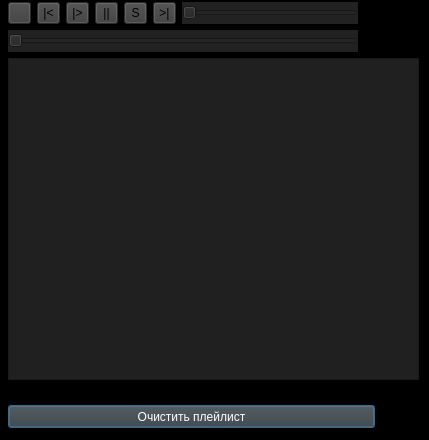
<?xml version="1.0" encoding="UTF-8"?>
<ui version="4.0">
 <class>widget</class>
 <widget class="QDialog" name="widget">
  <property name="geometry">
   <rect>
    <x>0</x>
    <y>0</y>
    <width>429</width>
    <height>440</height>
   </rect>
  </property>
  <property name="windowTitle">
   <string>Dialog</string>
  </property>
  <property name="styleSheet">
   <string notr="true">background-color: rgb(0, 0, 0);</string>
  </property>
  <widget class="QLabel" name="currentTrack">
   <property name="geometry">
    <rect>
     <x>372</x>
     <y>4</y>
     <width>5</width>
     <height>22</height>
    </rect>
   </property>
   <property name="text">
    <string/>
   </property>
  </widget>
  <widget class="QSlider" name="sl_volume">
   <property name="geometry">
    <rect>
     <x>182</x>
     <y>2</y>
     <width>176</width>
     <height>22</height>
    </rect>
   </property>
   <property name="autoFillBackground">
    <bool>false</bool>
   </property>
   <property name="styleSheet">
    <string notr="true">QSlider{
	selection-background-color: rgb(62, 62, 62);
	selection-color: rgb(31, 31, 31);
	gridline-color: rgb(38, 38, 38);
background-color: rgb(34, 34, 34);
	
}
</string>
   </property>
   <property name="orientation">
    <enum>Qt::Horizontal</enum>
   </property>
  </widget>
  <widget class="QSlider" name="h_slider">
   <property name="geometry">
    <rect>
     <x>8</x>
     <y>30</y>
     <width>350</width>
     <height>22</height>
    </rect>
   </property>
   <property name="styleSheet">
    <string notr="true">QSlider{
background-color: rgb(34, 34, 34);

}
</string>
   </property>
   <property name="orientation">
    <enum>Qt::Horizontal</enum>
   </property>
  </widget>
  <widget class="QToolButton" name="btn_previous">
   <property name="geometry">
    <rect>
     <x>37</x>
     <y>2</y>
     <width>23</width>
     <height>22</height>
    </rect>
   </property>
   <property name="styleSheet">
    <string notr="true">QToolButton{
	background-color: rgb(60, 60, 60);

}
</string>
   </property>
   <property name="text">
    <string>|&lt;</string>
   </property>
   <property name="icon">
    <iconset resource="K:/Новая папка/визуалка/pllayer/resourses.qrc">
     <normaloff>:/img/t.png</normaloff>:/img/t.png</iconset>
   </property>
  </widget>
  <widget class="QPushButton" name="pushButton">
   <property name="geometry">
    <rect>
     <x>8</x>
     <y>405</y>
     <width>367</width>
     <height>23</height>
    </rect>
   </property>
   <property name="styleSheet">
    <string notr="true">QPushButton{
	color: rgb(255, 255, 255);
	background-color: rgb(60, 60, 60);

}</string>
   </property>
   <property name="text">
    <string>Очистить плейлист</string>
   </property>
  </widget>
  <widget class="QToolButton" name="btn_stop">
   <property name="geometry">
    <rect>
     <x>124</x>
     <y>2</y>
     <width>23</width>
     <height>22</height>
    </rect>
   </property>
   <property name="styleSheet">
    <string notr="true">QToolButton{
	background-color: rgb(60, 60, 60);

}
</string>
   </property>
   <property name="text">
    <string>S</string>
   </property>
   <property name="icon">
    <iconset resource="K:/Новая папка/визуалка/pllayer/resourses.qrc">
     <normaloff>:/img/st.png</normaloff>:/img/st.png</iconset>
   </property>
  </widget>
  <widget class="QToolButton" name="btn_add">
   <property name="geometry">
    <rect>
     <x>8</x>
     <y>2</y>
     <width>23</width>
     <height>22</height>
    </rect>
   </property>
   <property name="styleSheet">
    <string notr="true">QToolButton{
	background-color: rgb(60, 60, 60);

}</string>
   </property>
   <property name="text">
    <string/>
   </property>
   <property name="icon">
    <iconset resource="K:/Новая папка/визуалка/pllayer/resourses.qrc">
     <normaloff>:/img/g+.png</normaloff>:/img/g+.png</iconset>
   </property>
   <property name="iconSize">
    <size>
     <width>16</width>
     <height>16</height>
    </size>
   </property>
  </widget>
  <widget class="QLabel" name="currentTrack_2">
   <property name="geometry">
    <rect>
     <x>8</x>
     <y>386</y>
     <width>356</width>
     <height>13</height>
    </rect>
   </property>
   <property name="styleSheet">
    <string notr="true">QLabel{
	color: rgb(255, 255, 255);
}</string>
   </property>
   <property name="text">
    <string/>
   </property>
  </widget>
  <widget class="QToolButton" name="btn_next">
   <property name="geometry">
    <rect>
     <x>153</x>
     <y>2</y>
     <width>23</width>
     <height>22</height>
    </rect>
   </property>
   <property name="styleSheet">
    <string notr="true">QToolButton{
	background-color: rgb(60, 60, 60);

}</string>
   </property>
   <property name="text">
    <string>&gt;|</string>
   </property>
   <property name="icon">
    <iconset resource="K:/Новая папка/визуалка/pllayer/resourses.qrc">
     <normaloff>:/img/gt.png</normaloff>:/img/gt.png</iconset>
   </property>
  </widget>
  <widget class="QLabel" name="l_volume">
   <property name="geometry">
    <rect>
     <x>370</x>
     <y>2</y>
     <width>51</width>
     <height>22</height>
    </rect>
   </property>
   <property name="styleSheet">
    <string notr="true">QLabel{
	color: rgb(255, 255, 255);

}</string>
   </property>
   <property name="text">
    <string/>
   </property>
  </widget>
  <widget class="QTableView" name="playlistView">
   <property name="geometry">
    <rect>
     <x>8</x>
     <y>58</y>
     <width>411</width>
     <height>322</height>
    </rect>
   </property>
   <property name="styleSheet">
    <string notr="true">QTableView{
	alternate-background-color: rgb(30, 30, 30);
	color: rgb(255, 255, 255);
	background-color: rgb(32,32, 32);
	border-color: rgb(0, 0, 0);
	border-top-color: rgb(0, 0, 0);
	border-right-color: rgb(0, 0, 0);
	border-left-color: rgb(0, 0, 0);
	border-bottom-color: rgb(0, 0, 0);

}</string>
   </property>
  </widget>
  <widget class="QToolButton" name="btn_play">
   <property name="geometry">
    <rect>
     <x>66</x>
     <y>2</y>
     <width>23</width>
     <height>22</height>
    </rect>
   </property>
   <property name="styleSheet">
    <string notr="true">QToolButton{
	background-color: rgb(60, 60, 60);

}</string>
   </property>
   <property name="text">
    <string>|&gt;</string>
   </property>
   <property name="icon">
    <iconset resource="K:/Новая папка/визуалка/pllayer/resourses.qrc">
     <normaloff>:/img/pl.png</normaloff>:/img/pl.png</iconset>
   </property>
  </widget>
  <widget class="QToolButton" name="btn_pause">
   <property name="geometry">
    <rect>
     <x>95</x>
     <y>2</y>
     <width>23</width>
     <height>22</height>
    </rect>
   </property>
   <property name="styleSheet">
    <string notr="true">QToolButton{
	background-color: rgb(60, 60, 60);

}
</string>
   </property>
   <property name="text">
    <string>||</string>
   </property>
   <property name="icon">
    <iconset resource="K:/Новая папка/визуалка/pllayer/resourses.qrc">
     <normaloff>:/img/ps.png</normaloff>:/img/ps.png</iconset>
   </property>
  </widget>
  <widget class="QLabel" name="time">
   <property name="geometry">
    <rect>
     <x>370</x>
     <y>30</y>
     <width>51</width>
     <height>22</height>
    </rect>
   </property>
   <property name="styleSheet">
    <string notr="true">QLabel{
	color: rgb(255, 255, 255);
}</string>
   </property>
   <property name="text">
    <string/>
   </property>
  </widget>
 </widget>
 <resources>
  <include location="K:/Новая папка/визуалка/pllayer/resourses.qrc"/>
 </resources>
 <connections/>
</ui>
